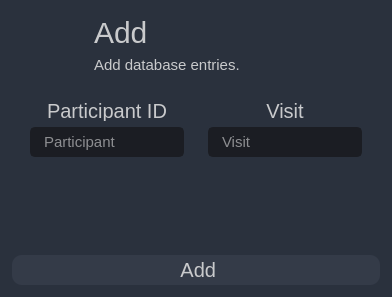
                        <widget class="QFrame" name="frame_add">
                         <property name="styleSheet">
                          <string notr="true">background-color: rgb(42,49,61);
border-radius: 20px;</string>
                         </property>
                         <property name="frameShape">
                          <enum>QFrame::NoFrame</enum>
                         </property>
                         <property name="frameShadow">
                          <enum>QFrame::Raised</enum>
                         </property>
                         <layout class="QVBoxLayout" name="verticalLayout_17">
                          <property name="spacing">
                           <number>0</number>
                          </property>
                          <property name="leftMargin">
                           <number>0</number>
                          </property>
                          <property name="topMargin">
                           <number>6</number>
                          </property>
                          <property name="rightMargin">
                           <number>0</number>
                          </property>
                          <property name="bottomMargin">
                           <number>0</number>
                          </property>
                          <item>
                           <widget class="QFrame" name="frame_add_title">
                            <property name="maximumSize">
                             <size>
                              <width>16777215</width>
                              <height>100</height>
                             </size>
                            </property>
                            <property name="frameShape">
                             <enum>QFrame::NoFrame</enum>
                            </property>
                            <property name="frameShadow">
                             <enum>QFrame::Raised</enum>
                            </property>
                            <layout class="QHBoxLayout" name="horizontalLayout_8">
                             <property name="spacing">
                              <number>0</number>
                             </property>
                             <property name="leftMargin">
                              <number>0</number>
                             </property>
                             <property name="topMargin">
                              <number>0</number>
                             </property>
                             <property name="rightMargin">
                              <number>20</number>
                             </property>
                             <property name="bottomMargin">
                              <number>0</number>
                             </property>
                             <item>
                              <widget class="QLabel" name="label_6">
                               <property name="maximumSize">
                                <size>
                                 <width>85</width>
                                 <height>16777215</height>
                                </size>
                               </property>
                               <property name="styleSheet">
                                <string notr="true">padding-left: 20px;</string>
                               </property>
                               <property name="text">
                                <string/>
                               </property>
                               <property name="pixmap">
                                <pixmap>icons/add.png</pixmap>
                               </property>
                              </widget>
                             </item>
                             <item>
                              <widget class="QFrame" name="frame_18">
                               <property name="frameShape">
                                <enum>QFrame::NoFrame</enum>
                               </property>
                               <property name="frameShadow">
                                <enum>QFrame::Raised</enum>
                               </property>
                               <layout class="QVBoxLayout" name="verticalLayout_19">
                                <item>
                                 <widget class="QLabel" name="label_10">
                                  <property name="styleSheet">
                                   <string notr="true">QLabel {
	color: rgb(201, 202, 204);
	font-size: 30px;
}
</string>
                                  </property>
                                  <property name="text">
                                   <string>Add</string>
                                  </property>
                                 </widget>
                                </item>
                                <item>
                                 <widget class="QLabel" name="label_11">
                                  <property name="styleSheet">
                                   <string notr="true">QLabel {
	color: rgb(201, 202, 204);
	font-size: 15px;
}
</string>
                                  </property>
                                  <property name="text">
                                   <string>Add database entries.</string>
                                  </property>
                                 </widget>
                                </item>
                               </layout>
                              </widget>
                             </item>
                             <item>
                              <widget class="QPushButton" name="pushButton_4">
                               <property name="sizePolicy">
                                <sizepolicy hsizetype="Minimum" vsizetype="Fixed">
                                 <horstretch>0</horstretch>
                                 <verstretch>0</verstretch>
                                </sizepolicy>
                               </property>
                               <property name="minimumSize">
                                <size>
                                 <width>30</width>
                                 <height>30</height>
                                </size>
                               </property>
                               <property name="maximumSize">
                                <size>
                                 <width>30</width>
                                 <height>30</height>
                                </size>
                               </property>
                               <property name="styleSheet">
                                <string notr="true">QPushButton{
	border-radius:15px;
}

QPushButton:hover {
	background-color: rgb(57, 65, 80);
	border: 2px solid rgb(61, 70, 86);
}
QPushButton:pressed {	
	background-color: rgb(35, 40, 49);
	border: 2px solid rgb(43, 50, 61);
}</string>
                               </property>
                               <property name="text">
                                <string/>
                               </property>
                               <property name="icon">
                                <iconset>
                                 <normalon>icons/24x24/cil-settings.png</normalon>
                                </iconset>
                               </property>
                               <property name="iconSize">
                                <size>
                                 <width>27</width>
                                 <height>24</height>
                                </size>
                               </property>
                              </widget>
                             </item>
                            </layout>
                           </widget>
                          </item>
                          <item>
                           <widget class="QFrame" name="frame_add_content">
                            <property name="frameShape">
                             <enum>QFrame::NoFrame</enum>
                            </property>
                            <property name="frameShadow">
                             <enum>QFrame::Raised</enum>
                            </property>
                            <layout class="QVBoxLayout" name="verticalLayout_25">
                             <property name="spacing">
                              <number>0</number>
                             </property>
                             <property name="leftMargin">
                              <number>12</number>
                             </property>
                             <property name="topMargin">
                              <number>0</number>
                             </property>
                             <property name="rightMargin">
                              <number>12</number>
                             </property>
                             <property name="bottomMargin">
                              <number>12</number>
                             </property>
                             <item>
                              <widget class="QFrame" name="frame_12">
                               <property name="frameShape">
                                <enum>QFrame::StyledPanel</enum>
                               </property>
                               <property name="frameShadow">
                                <enum>QFrame::Raised</enum>
                               </property>
                               <layout class="QHBoxLayout" name="horizontalLayout_13">
                                <item>
                                 <widget class="QFrame" name="frame_13">
                                  <property name="frameShape">
                                   <enum>QFrame::StyledPanel</enum>
                                  </property>
                                  <property name="frameShadow">
                                   <enum>QFrame::Raised</enum>
                                  </property>
                                  <layout class="QVBoxLayout" name="verticalLayout_28">
                                   <item>
                                    <widget class="QLabel" name="label_15">
                                     <property name="minimumSize">
                                      <size>
                                       <width>0</width>
                                       <height>20</height>
                                      </size>
                                     </property>
                                     <property name="maximumSize">
                                      <size>
                                       <width>16777215</width>
                                       <height>20</height>
                                      </size>
                                     </property>
                                     <property name="styleSheet">
                                      <string notr="true">QLabel {
	color: rgb(201, 202, 204);
	font-size: 20px;
	text-align: center;
}</string>
                                     </property>
                                     <property name="text">
                                      <string>Participant ID</string>
                                     </property>
                                     <property name="alignment">
                                      <set>Qt::AlignCenter</set>
                                     </property>
                                    </widget>
                                   </item>
                                   <item>
                                    <widget class="QLineEdit" name="lineEdit_add_participant_ID">
                                     <property name="minimumSize">
                                      <size>
                                       <width>0</width>
                                       <height>30</height>
                                      </size>
                                     </property>
                                     <property name="styleSheet">
                                      <string notr="true">QLineEdit {
	background-color:rgb(27, 29, 35);
	border-radius: 5px;
	border: 2px solid rgb(27, 29, 35);
	padding-left: 10px;
	font-size: 15px;
	color: rgb(255, 255, 255);
}
QLineEdit:hover {
	border: 2px solid rgb(64, 71, 88);
}
QLineEdit:focus {
	border: 2px solid rgb(91, 101, 124);
}</string>
                                     </property>
                                     <property name="text">
                                      <string/>
                                     </property>
                                     <property name="placeholderText">
                                      <string>Participant</string>
                                     </property>
                                    </widget>
                                   </item>
                                   <item>
                                    <spacer name="verticalSpacer_3">
                                     <property name="orientation">
                                      <enum>Qt::Vertical</enum>
                                     </property>
                                     <property name="sizeHint" stdset="0">
                                      <size>
                                       <width>20</width>
                                       <height>40</height>
                                      </size>
                                     </property>
                                    </spacer>
                                   </item>
                                  </layout>
                                 </widget>
                                </item>
                                <item>
                                 <widget class="QFrame" name="frame_14">
                                  <property name="frameShape">
                                   <enum>QFrame::StyledPanel</enum>
                                  </property>
                                  <property name="frameShadow">
                                   <enum>QFrame::Raised</enum>
                                  </property>
                                  <layout class="QVBoxLayout" name="verticalLayout_27">
                                   <item>
                                    <widget class="QLabel" name="label_18">
                                     <property name="maximumSize">
                                      <size>
                                       <width>16777215</width>
                                       <height>20</height>
                                      </size>
                                     </property>
                                     <property name="styleSheet">
                                      <string notr="true">QLabel {
	color: rgb(201, 202, 204);
	font-size: 20px;
}</string>
                                     </property>
                                     <property name="text">
                                      <string>Visit</string>
                                     </property>
                                     <property name="alignment">
                                      <set>Qt::AlignCenter</set>
                                     </property>
                                    </widget>
                                   </item>
                                   <item>
                                    <widget class="QLineEdit" name="lineEdit_add_visit">
                                     <property name="minimumSize">
                                      <size>
                                       <width>0</width>
                                       <height>30</height>
                                      </size>
                                     </property>
                                     <property name="styleSheet">
                                      <string notr="true">QLineEdit {
	background-color:rgb(27, 29, 35);
	border-radius: 5px;
	border: 2px solid rgb(27, 29, 35);
	padding-left: 10px;
	font-size: 15px;
	color: rgb(255, 255, 255);
}
QLineEdit:hover {
	border: 2px solid rgb(64, 71, 88);
}
QLineEdit:focus {
	border: 2px solid rgb(91, 101, 124);
}</string>
                                     </property>
                                     <property name="text">
                                      <string/>
                                     </property>
                                     <property name="placeholderText">
                                      <string>Visit</string>
                                     </property>
                                    </widget>
                                   </item>
                                   <item>
                                    <spacer name="verticalSpacer_4">
                                     <property name="orientation">
                                      <enum>Qt::Vertical</enum>
                                     </property>
                                     <property name="sizeHint" stdset="0">
                                      <size>
                                       <width>20</width>
                                       <height>40</height>
                                      </size>
                                     </property>
                                    </spacer>
                                   </item>
                                  </layout>
                                 </widget>
                                </item>
                               </layout>
                              </widget>
                             </item>
                             <item>
                              <widget class="QLabel" name="label_status_add">
                               <property name="minimumSize">
                                <size>
                                 <width>0</width>
                                 <height>40</height>
                                </size>
                               </property>
                               <property name="styleSheet">
                                <string notr="true">QLabel {
	color: rgb(201, 202, 204);
	font-size: 20px;
	text-align: center;
}</string>
                               </property>
                               <property name="text">
                                <string/>
                               </property>
                               <property name="alignment">
                                <set>Qt::AlignCenter</set>
                               </property>
                              </widget>
                             </item>
                             <item>
                              <widget class="QPushButton" name="pushButton">
                               <property name="minimumSize">
                                <size>
                                 <width>0</width>
                                 <height>30</height>
                                </size>
                               </property>
                               <property name="styleSheet">
                                <string notr="true">QPushButton{
	background-color: rgb(52, 59, 72);
	border-radius: 10px;
	font-size: 20px;
	color: rgb(201, 202, 204);

}
QPushButton:hover {
	background-color: rgb(57, 65, 80);
	border: 2px solid rgb(61, 70, 86);
}
QPushButton:pressed {	
	background-color: rgb(35, 40, 49);
	border: 2px solid rgb(43, 50, 61);
}</string>
                               </property>
                               <property name="text">
                                <string> Add</string>
                               </property>
                               <property name="icon">
                                <iconset>
                                 <normalon>icons/24x24/cil-save.png</normalon>
                                </iconset>
                               </property>
                              </widget>
                             </item>
                            </layout>
                           </widget>
                          </item>
                         </layout>
                        </widget>
